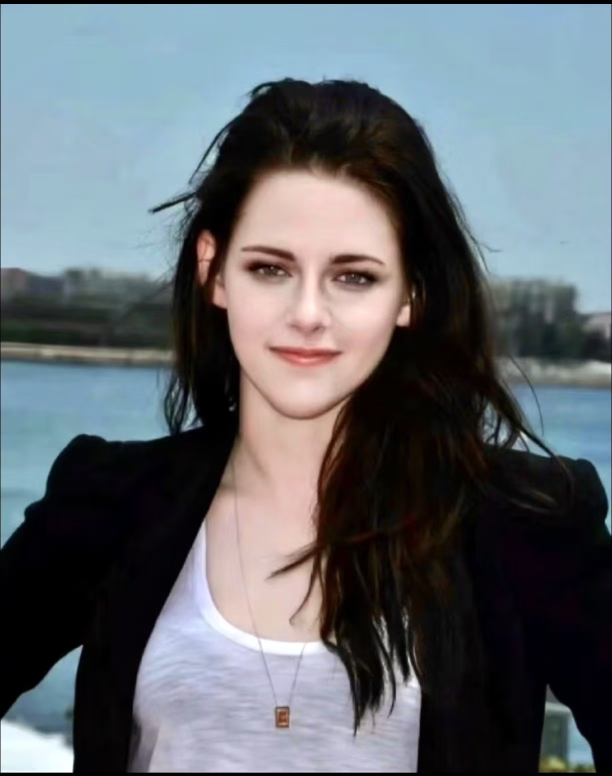
#> input picture opencv_lab/images/test.jpg, 1224 x 1552 px, found by its file name (shown at 1/2 size)
$ python main.py
#> lines starting #> are read from the running program, lines starting #| are printed output that depends on the picture; after the words box and inside, x2 and y2 are one past the last pixel; in counts of white or black regions, pixels touching at a corner belong together
import cv2

# 读取图片
img = cv2.imread("images/test.jpg")
#> img is the input picture: shape (1552, 1224, 3); mean B, G, R 109.8, 104, 97.9

# 检查图片是否读取成功
if img is None:
    print("图片读取失败")
    exit()

# 输出图片信息
print("图片尺寸：", img.shape)
#| 图片尺寸： (1552, 1224, 3)

# 显示图片
cv2.imshow("Original", img)

cv2.waitKey(0)
cv2.destroyAllWindows()
# 裁剪图片
roi = img[100:600, 200:800]
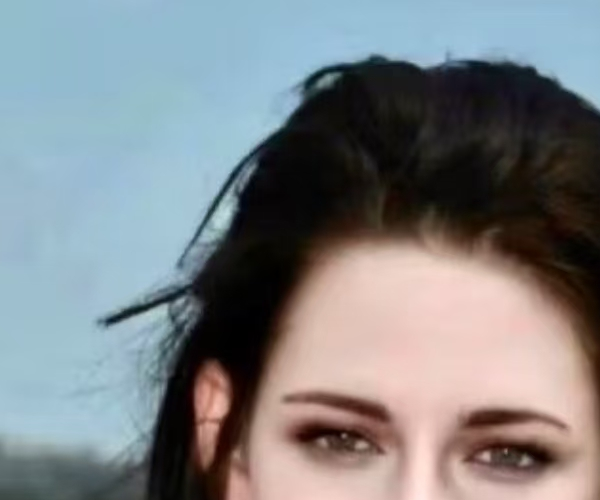
#> roi: shape (500, 600, 3); mean B, G, R 133.8, 130.5, 126.4

# 显示裁剪结果
cv2.imshow("Crop", roi)

# 保存图片
cv2.imwrite("output/crop.jpg", roi)

cv2.waitKey(0)
cv2.destroyAllWindows()
# 增加亮度
bright = cv2.convertScaleAbs(
    img, alpha=1.0, beta=50
)
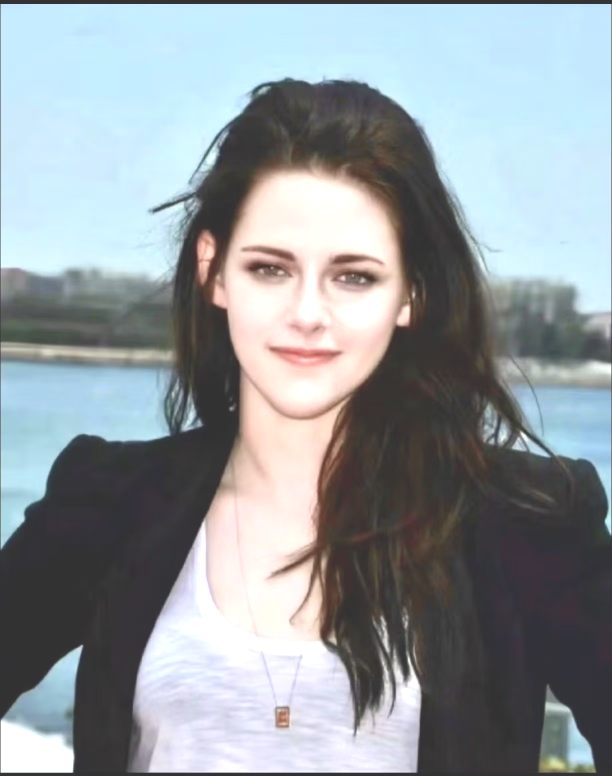
#> bright: shape (1552, 1224, 3) (shown at 1/2 size); mean B, G, R 158.2, 153.5, 145.9

# 增加对比度
contrast = cv2.convertScaleAbs(
    img, alpha=2.0, beta=0
)
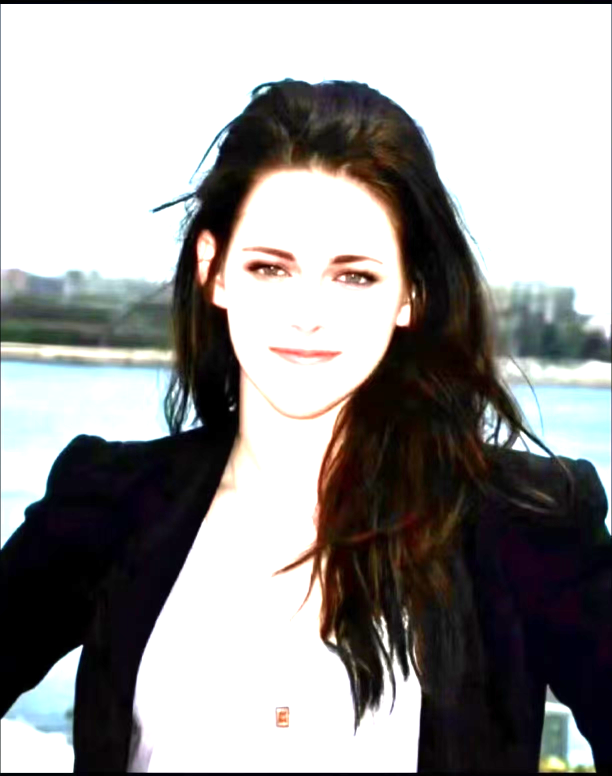
#> contrast: shape (1552, 1224, 3) (shown at 1/2 size); mean B, G, R 150.7, 151.3, 152.6

# 显示结果
cv2.imshow("Bright", bright)
cv2.imshow("Contrast", contrast)

# 保存结果
cv2.imwrite("output/bright.jpg", bright)
cv2.imwrite("output/contrast.jpg", contrast)

cv2.waitKey(0)
cv2.destroyAllWindows()
# 三种不同程度的高斯模糊
blur1 = cv2.GaussianBlur(img, (3, 3), 0)
blur2 = cv2.GaussianBlur(img, (9, 9), 0)
blur3 = cv2.GaussianBlur(img, (21, 21), 0)

# 显示
cv2.imshow("Blur 3", blur1)
cv2.imshow("Blur 9", blur2)
cv2.imshow("Blur 21", blur3)

# 保存
cv2.imwrite("output/blur3.jpg", blur1)
cv2.imwrite("output/blur9.jpg", blur2)
cv2.imwrite("output/blur21.jpg", blur3)

cv2.waitKey(0)
cv2.destroyAllWindows()
# 加载人脸检测器
face_cascade = cv2.CascadeClassifier(
    cv2.data.haarcascades +
    "haarcascade_frontalface_default.xml"
)

# 转换灰度图
gray = cv2.cvtColor(img, cv2.COLOR_BGR2GRAY)
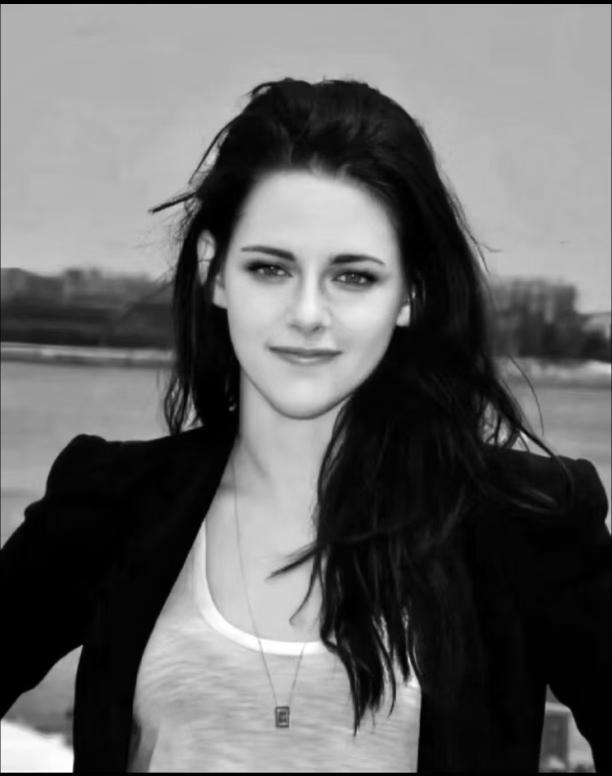
#> gray: shape (1552, 1224) (shown at 1/2 size); min 0, max 255, mean 102.8

# 检测人脸
faces = face_cascade.detectMultiScale(
    gray,
    scaleFactor=1.1,
    minNeighbors=5
)
#> faces = [[394, 368, 455, 455]]

print("检测到的人脸数量：", len(faces))
#| 检测到的人脸数量： 1

# 绘制人脸框
face_img = img.copy()

for (x, y, w, h) in faces:
    cv2.rectangle(
        face_img,
        (x, y),
        (x+w, y+h),
        (0, 255, 0),
        2
    )
#> this loop made 1 pass
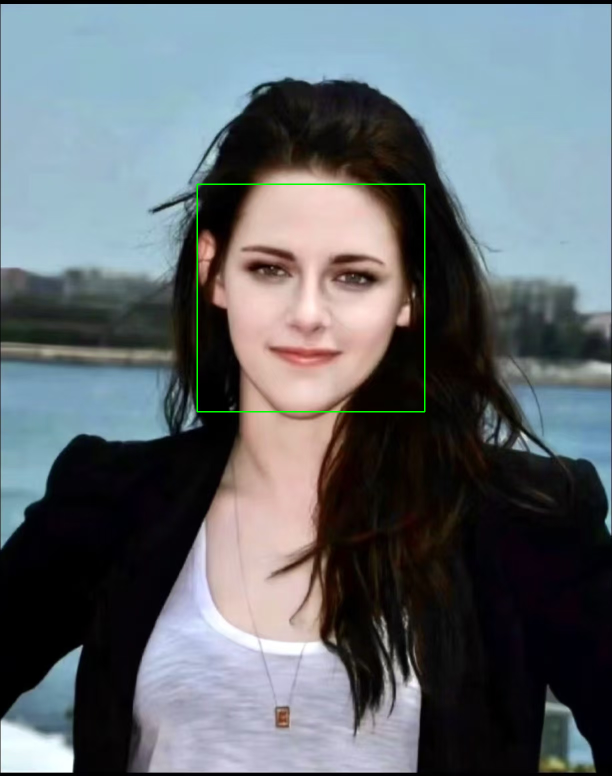
#> face_img: shape (1552, 1224, 3) (shown at 1/2 size); 0.29% of pixels changed, all inside (x1, y1, x2, y2) = (393, 367, 851, 825)

cv2.imshow("Face Detection", face_img)
cv2.imwrite("output/face_detect.jpg", face_img)

cv2.waitKey(0)
cv2.destroyAllWindows()
# 复制原图
result = img.copy()

for (x, y, w, h) in faces:

    # 获取人脸区域
    face_roi = result[y:y+h, x:x+w]

    # 模糊人脸
    blurred = cv2.GaussianBlur(
        face_roi, (51, 51), 0
    )

    # 覆盖原来的人脸区域
    result[y:y+h, x:x+w] = blurred
#> this loop made 1 pass
#> pass 1, `blurred = cv2.GaussianBlur( face_roi, (51, 51), 0 )`:
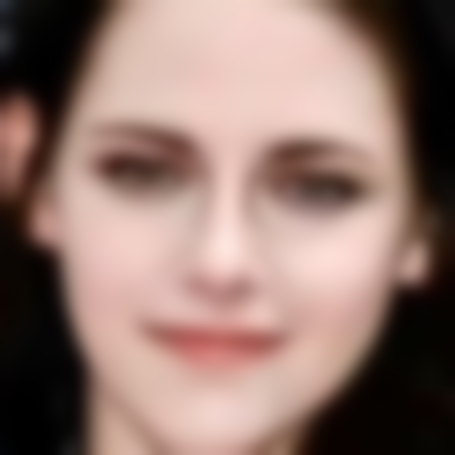
#> blurred: shape (455, 455, 3); mean B, G, R 110, 118.4, 145.7
#> after the loop:
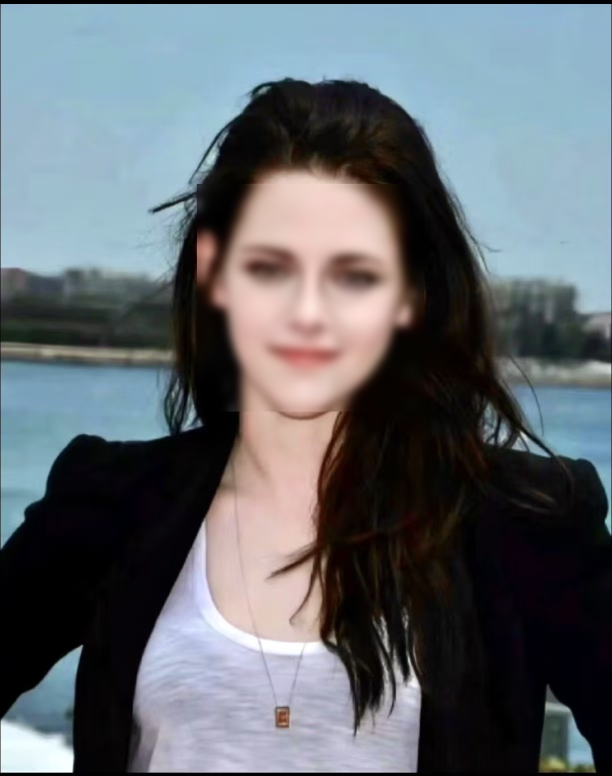
#> result: shape (1552, 1224, 3) (shown at 1/2 size); 10.42% of pixels changed, all inside (x1, y1, x2, y2) = (394, 368, 849, 823)

# 显示和保存
cv2.imshow("Blurred Face", result)
cv2.imwrite("output/blurred_face.jpg", result)

cv2.waitKey(0)
cv2.destroyAllWindows()
